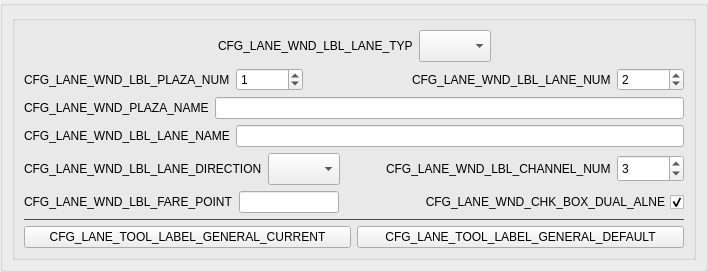
              <widget class="QWidget" name="WDG_GENERAL">
               <property name="minimumSize">
                <size>
                 <width>0</width>
                 <height>260</height>
                </size>
               </property>
               <attribute name="title">
                <string>CFG_LANE_WND_TAB_GENERAL</string>
               </attribute>
               <layout class="QVBoxLayout" name="verticalLayout_6">
                <property name="margin">
                 <number>0</number>
                </property>
                <item>
                 <widget class="QGroupBox" name="grpTAB_GENERAL">
                  <property name="minimumSize">
                   <size>
                    <width>0</width>
                    <height>0</height>
                   </size>
                  </property>
                  <layout class="QGridLayout" name="gridLayout_2">
                   <item row="0" column="0">
                    <widget class="QGroupBox" name="groupBoxGeneral">
                     <property name="title">
                      <string/>
                     </property>
                     <layout class="QVBoxLayout" name="verticalLayout_11">
                      <item>
                       <layout class="QHBoxLayout" name="horizontalLayout_15">
                        <item>
                         <spacer name="horizontalSpacer_2">
                          <property name="orientation">
                           <enum>Qt::Horizontal</enum>
                          </property>
                          <property name="sizeHint" stdset="0">
                           <size>
                            <width>40</width>
                            <height>20</height>
                           </size>
                          </property>
                         </spacer>
                        </item>
                        <item>
                         <widget class="QLabel" name="labelLaneType">
                          <property name="text">
                           <string>CFG_LANE_WND_LBL_LANE_TYP</string>
                          </property>
                          <property name="alignment">
                           <set>Qt::AlignLeading|Qt::AlignLeft|Qt::AlignVCenter</set>
                          </property>
                         </widget>
                        </item>
                        <item>
                         <widget class="QComboBox" name="comboBoxLaneType">
                          <property name="enabled">
                           <bool>true</bool>
                          </property>
                          <property name="minimumSize">
                           <size>
                            <width>50</width>
                            <height>32</height>
                           </size>
                          </property>
                          <property name="acceptDrops">
                           <bool>false</bool>
                          </property>
                          <property name="autoFillBackground">
                           <bool>false</bool>
                          </property>
                         </widget>
                        </item>
                        <item>
                         <spacer name="horizontalSpacer_4">
                          <property name="orientation">
                           <enum>Qt::Horizontal</enum>
                          </property>
                          <property name="sizeHint" stdset="0">
                           <size>
                            <width>40</width>
                            <height>20</height>
                           </size>
                          </property>
                         </spacer>
                        </item>
                       </layout>
                      </item>
                      <item>
                       <layout class="QHBoxLayout" name="horizontalLayout_12">
                        <item>
                         <layout class="QHBoxLayout" name="horizontalLayout_5">
                          <item>
                           <widget class="QLabel" name="labelPlazaNumber">
                            <property name="minimumSize">
                             <size>
                              <width>100</width>
                              <height>0</height>
                             </size>
                            </property>
                            <property name="text">
                             <string>CFG_LANE_WND_LBL_PLAZA_NUM</string>
                            </property>
                            <property name="alignment">
                             <set>Qt::AlignLeading|Qt::AlignLeft|Qt::AlignVCenter</set>
                            </property>
                           </widget>
                          </item>
                          <item>
                           <widget class="QSpinBox" name="spinBoxPlazaNumber">
                            <property name="buttonSymbols">
                             <enum>QAbstractSpinBox::UpDownArrows</enum>
                            </property>
                            <property name="maximum">
                             <number>999999999</number>
                            </property>
                            <property name="value">
                             <number>1</number>
                            </property>
                           </widget>
                          </item>
                         </layout>
                        </item>
                        <item>
                         <spacer name="horizontalSpacer_5">
                          <property name="orientation">
                           <enum>Qt::Horizontal</enum>
                          </property>
                          <property name="sizeHint" stdset="0">
                           <size>
                            <width>40</width>
                            <height>20</height>
                           </size>
                          </property>
                         </spacer>
                        </item>
                        <item>
                         <layout class="QHBoxLayout" name="horizontalLayout_6">
                          <item>
                           <widget class="QLabel" name="labelLaneNumber">
                            <property name="minimumSize">
                             <size>
                              <width>100</width>
                              <height>0</height>
                             </size>
                            </property>
                            <property name="text">
                             <string>CFG_LANE_WND_LBL_LANE_NUM</string>
                            </property>
                            <property name="alignment">
                             <set>Qt::AlignLeading|Qt::AlignLeft|Qt::AlignVCenter</set>
                            </property>
                           </widget>
                          </item>
                          <item>
                           <widget class="QSpinBox" name="spinBoxLaneNumber">
                            <property name="buttonSymbols">
                             <enum>QAbstractSpinBox::UpDownArrows</enum>
                            </property>
                            <property name="maximum">
                             <number>999999999</number>
                            </property>
                            <property name="value">
                             <number>2</number>
                            </property>
                           </widget>
                          </item>
                         </layout>
                        </item>
                       </layout>
                      </item>
                      <item>
                       <layout class="QHBoxLayout" name="horizontalLayout_7">
                        <item>
                         <widget class="QLabel" name="labelPlazaName">
                          <property name="minimumSize">
                           <size>
                            <width>100</width>
                            <height>0</height>
                           </size>
                          </property>
                          <property name="text">
                           <string>CFG_LANE_WND_PLAZA_NAME</string>
                          </property>
                          <property name="alignment">
                           <set>Qt::AlignLeading|Qt::AlignLeft|Qt::AlignVCenter</set>
                          </property>
                         </widget>
                        </item>
                        <item>
                         <widget class="QLineEdit" name="lineEditPlazaName">
                          <property name="text">
                           <string notr="true"/>
                          </property>
                          <property name="maxLength">
                           <number>50</number>
                          </property>
                         </widget>
                        </item>
                       </layout>
                      </item>
                      <item>
                       <layout class="QHBoxLayout" name="horizontalLayout_8">
                        <item>
                         <widget class="QLabel" name="labelLaneName">
                          <property name="minimumSize">
                           <size>
                            <width>100</width>
                            <height>0</height>
                           </size>
                          </property>
                          <property name="text">
                           <string>CFG_LANE_WND_LBL_LANE_NAME</string>
                          </property>
                          <property name="alignment">
                           <set>Qt::AlignLeading|Qt::AlignLeft|Qt::AlignVCenter</set>
                          </property>
                         </widget>
                        </item>
                        <item>
                         <widget class="QLineEdit" name="lineEditLaneName">
                          <property name="text">
                           <string notr="true"/>
                          </property>
                          <property name="maxLength">
                           <number>50</number>
                          </property>
                         </widget>
                        </item>
                       </layout>
                      </item>
                      <item>
                       <layout class="QHBoxLayout" name="horizontalLayout_13">
                        <item>
                         <layout class="QHBoxLayout" name="horizontalLayout_9">
                          <item>
                           <widget class="QLabel" name="labelLaneDirection">
                            <property name="enabled">
                             <bool>true</bool>
                            </property>
                            <property name="minimumSize">
                             <size>
                              <width>100</width>
                              <height>0</height>
                             </size>
                            </property>
                            <property name="text">
                             <string>CFG_LANE_WND_LBL_LANE_DIRECTION</string>
                            </property>
                            <property name="alignment">
                             <set>Qt::AlignLeading|Qt::AlignLeft|Qt::AlignVCenter</set>
                            </property>
                           </widget>
                          </item>
                          <item>
                           <widget class="QComboBox" name="comboBoxLaneDirection">
                            <property name="enabled">
                             <bool>true</bool>
                            </property>
                            <property name="minimumSize">
                             <size>
                              <width>50</width>
                              <height>32</height>
                             </size>
                            </property>
                            <property name="acceptDrops">
                             <bool>false</bool>
                            </property>
                            <property name="autoFillBackground">
                             <bool>false</bool>
                            </property>
                           </widget>
                          </item>
                         </layout>
                        </item>
                        <item>
                         <spacer name="horizontalSpacer_7">
                          <property name="orientation">
                           <enum>Qt::Horizontal</enum>
                          </property>
                          <property name="sizeHint" stdset="0">
                           <size>
                            <width>40</width>
                            <height>20</height>
                           </size>
                          </property>
                         </spacer>
                        </item>
                        <item>
                         <layout class="QHBoxLayout" name="horizontalLayout_10">
                          <item>
                           <widget class="QLabel" name="labelChannelNumber">
                            <property name="minimumSize">
                             <size>
                              <width>100</width>
                              <height>0</height>
                             </size>
                            </property>
                            <property name="text">
                             <string>CFG_LANE_WND_LBL_CHANNEL_NUM</string>
                            </property>
                            <property name="alignment">
                             <set>Qt::AlignLeading|Qt::AlignLeft|Qt::AlignVCenter</set>
                            </property>
                           </widget>
                          </item>
                          <item>
                           <widget class="QSpinBox" name="spinBoxChannelNumber">
                            <property name="minimumSize">
                             <size>
                              <width>0</width>
                              <height>27</height>
                             </size>
                            </property>
                            <property name="buttonSymbols">
                             <enum>QAbstractSpinBox::UpDownArrows</enum>
                            </property>
                            <property name="maximum">
                             <number>999999999</number>
                            </property>
                            <property name="value">
                             <number>3</number>
                            </property>
                           </widget>
                          </item>
                         </layout>
                        </item>
                       </layout>
                      </item>
                      <item>
                       <layout class="QHBoxLayout" name="horizontalLayout_14">
                        <item>
                         <layout class="QHBoxLayout" name="horizontalLayout_11">
                          <item>
                           <widget class="QLabel" name="labelFarePoint">
                            <property name="minimumSize">
                             <size>
                              <width>100</width>
                              <height>0</height>
                             </size>
                            </property>
                            <property name="text">
                             <string>CFG_LANE_WND_LBL_FARE_POINT</string>
                            </property>
                            <property name="alignment">
                             <set>Qt::AlignLeading|Qt::AlignLeft|Qt::AlignVCenter</set>
                            </property>
                           </widget>
                          </item>
                          <item>
                           <widget class="QLineEdit" name="lineEditFarePoint">
                            <property name="maximumSize">
                             <size>
                              <width>100</width>
                              <height>27</height>
                             </size>
                            </property>
                            <property name="layoutDirection">
                             <enum>Qt::LeftToRight</enum>
                            </property>
                            <property name="text">
                             <string notr="true"/>
                            </property>
                            <property name="maxLength">
                             <number>6</number>
                            </property>
                            <property name="alignment">
                             <set>Qt::AlignLeading|Qt::AlignLeft|Qt::AlignVCenter</set>
                            </property>
                           </widget>
                          </item>
                          <item>
                           <spacer name="horizontalSpacer_6">
                            <property name="orientation">
                             <enum>Qt::Horizontal</enum>
                            </property>
                            <property name="sizeHint" stdset="0">
                             <size>
                              <width>40</width>
                              <height>20</height>
                             </size>
                            </property>
                           </spacer>
                          </item>
                         </layout>
                        </item>
                        <item>
                         <widget class="QCheckBox" name="checkBoxDualLane">
                          <property name="enabled">
                           <bool>true</bool>
                          </property>
                          <property name="minimumSize">
                           <size>
                            <width>100</width>
                            <height>0</height>
                           </size>
                          </property>
                          <property name="layoutDirection">
                           <enum>Qt::RightToLeft</enum>
                          </property>
                          <property name="text">
                           <string>CFG_LANE_WND_CHK_BOX_DUAL_ALNE</string>
                          </property>
                          <property name="checked">
                           <bool>true</bool>
                          </property>
                         </widget>
                        </item>
                       </layout>
                      </item>
                      <item>
                       <widget class="Line" name="line4">
                        <property name="maximumSize">
                         <size>
                          <width>16777215</width>
                          <height>1</height>
                         </size>
                        </property>
                        <property name="styleSheet">
                         <string notr="true">background-color: #4d4d4d;
border: 0px solid #4d4d4d;	</string>
                        </property>
                        <property name="lineWidth">
                         <number>1</number>
                        </property>
                        <property name="orientation">
                         <enum>Qt::Horizontal</enum>
                        </property>
                       </widget>
                      </item>
                      <item>
                       <layout class="QHBoxLayout" name="horizontalLayout_17">
                        <item>
                         <widget class="QPushButton" name="btnGeneralGetCurrent">
                          <property name="text">
                           <string>CFG_LANE_TOOL_LABEL_GENERAL_CURRENT</string>
                          </property>
                          <property name="autoDefault">
                           <bool>false</bool>
                          </property>
                         </widget>
                        </item>
                        <item>
                         <widget class="QPushButton" name="btnGeneralGetDefault">
                          <property name="text">
                           <string>CFG_LANE_TOOL_LABEL_GENERAL_DEFAULT</string>
                          </property>
                          <property name="autoDefault">
                           <bool>false</bool>
                          </property>
                         </widget>
                        </item>
                       </layout>
                      </item>
                     </layout>
                    </widget>
                   </item>
                  </layout>
                 </widget>
                </item>
               </layout>
              </widget>
